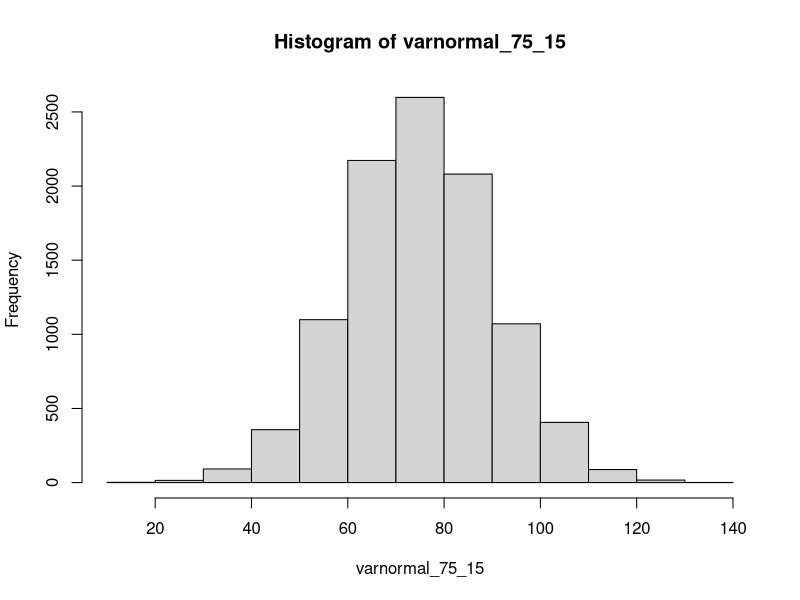
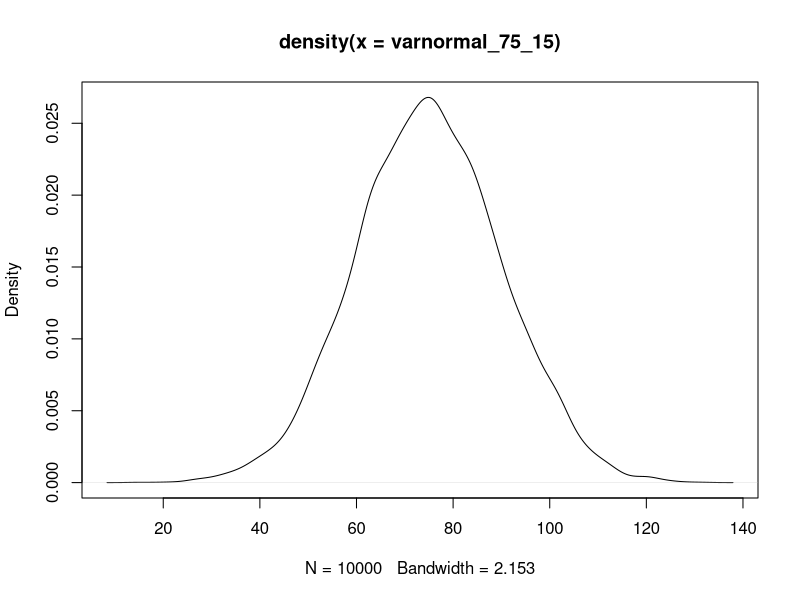

R code for these plots, in order:
#crear varible aleatoria normal
robs<-10000  #numero de datos 
varnormal_75_15<-rnorm(robs,75,15) #v normal de la base de datos robs
                                    # con media 75 y sd 15 
# calcularemos la media y desviacion estanadar
mean(varnormal_75_15)
sd(varnormal_75_15)
# calcularemos la mediana 
median(varnormal_75_15)
#haremos un resumen de la variable
summary(varnormal_75_15)
# realizaremos un histograma
hist(varnormal_75_15)
 #haremos un grafico de densidad
plot(density(varnormal_75_15))
#operaciones para la v nomal
dnorm(varnormal_75_15, 74.76, 15.04) #calculo d f(X) densidad
 pnorm(1000, 74.76, 15.04)
pnorm(10000, 74.76, 15.04)
pnorm(500, 74.76, 15,04)
qnorm(1,74.76, 15.04)
